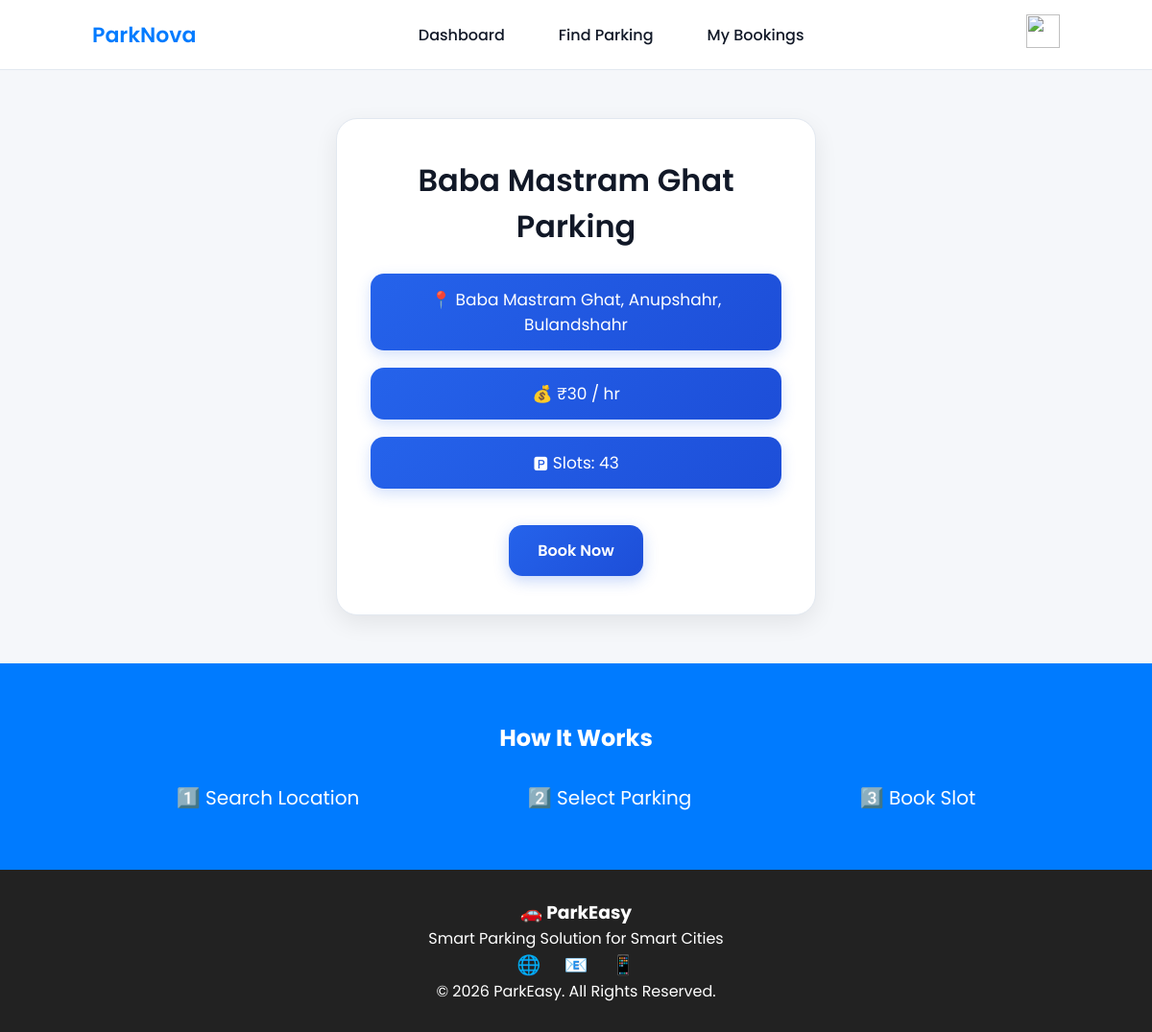
Screenshot of /parking/1/ (signed in) with the database file from the repository.
### myapp/models.py (models this page shows, shortened)
class Parking(models.Model):
    name = models.CharField(max_length=100)
    address = models.CharField(max_length=200)
    price = models.IntegerField()
    available_slots = models.IntegerField(default=0)
    latitude = models.FloatField()
    longitude = models.FloatField()

### myapp/views.py (the view)
# urls.py: path('parking/<int:id>/', views.parking_detail, name='parking_detail'),
@login_required(login_url='login')
def parking_detail(request, id):
    parking = get_object_or_404(
        Parking,
        id=id
    )
    return render(
        request,
        "parking_details.html",
        {
            "p": parking
        }
    )

### myapp/templates/parking_details.html (shortened to what this page needs)
{% load static %}
<!DOCTYPE html>
<html>
<head>
    <link rel="stylesheet" href="{% static 'css/parking_details-style.css' %}">
</head>
<body>
{% include 'nav2.html' %}
<div class="container">
    <div class="card">
        <h2>{{ p.name }}</h2>
        <p>📍 {{ p.address }}</p>
        <p>💰 ₹{{ p.price }} / hr</p>
        <p>🅿 Slots: {{ p.available_slots }}</p>
       <a href="{% url 'book_now' p.id %}" class="book-btn">
              Book Now
        </a>
    </div>
</div>
{% include 'footer.html' %}
</body>
</html>

### myapp/static/css/parking_details-style.css (style rules this page uses)
* { margin:0; padding:0; box-sizing:border-box; font-family:'Poppins', sans-serif; }
body { min-height:100vh; display:flex; flex-direction:column; background:#f1f5f9; overflow-x:hidden; }
.container { flex:1; display:flex; justify-content:center; align-items:center; padding:50px 20px; }
.card { width:100%; max-width:500px; background:#ffffff; border-radius:22px; padding:40px 35px; text-align:center; border:1px solid #e2e8f0; box-shadow:0 8px 25px rgba(0,0,0,0.08); animation:fadeIn 0.5s ease; }
.card h2 { color:#111827; font-size:32px; font-weight:600; margin-bottom:25px; }
.card p { color:#ffffff; font-size:17px; margin-bottom:18px; background:linear-gradient(135deg,#2563eb,#1d4ed8); padding:14px 18px; border-radius:14px; border:none; transition:0.3s ease; box-shadow:0 5px 15px rgba(37,99,235,0.2); }
.book-btn { display:inline-block; margin-top:20px; padding:14px 30px; border-radius:14px; background:linear-gradient(135deg,#2563eb,#1d4ed8); color:#ffffff; text-decoration:none; font-size:16px; font-weight:600; transition:0.3s ease; box-shadow:0 5px 15px rgba(37,99,235,0.25); }

### myapp/static/css/nav2-style.css (style rules this page uses)
* { margin: 0; padding: 0; box-sizing: border-box; font-family: 'Poppins', sans-serif; }

### myapp/static/css/navbar-style.css (style rules this page uses)
:root { --primary: #007bff; --primary-dark: #0056b3; --bg: #f8fafc; --card: #ffffff; --text: #1e293b; --muted: #64748b; --border: #e2e8f0; }
* { margin: 0; padding: 0; box-sizing: border-box; font-family: 'Poppins', sans-serif; }
body { background: #f5f7fa; }

### rows the page displays
Parking: name "Baba Mastram Ghat Parking", address "Baba Mastram Ghat, Anupshahr, Bulandshahr", price "30", available_slots "43"
